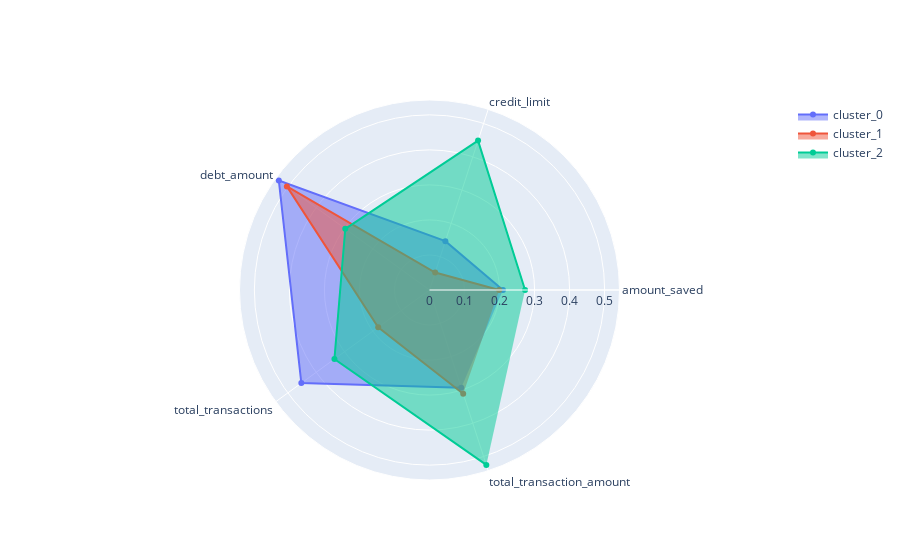

Notebook code for this chart:
### Code cell
plot_radar_chart(radar_data)

### Figure 1 — Plotly figure (JSON) as saved in the notebook; plotly's stock layout.template omitted (floating-point values rounded to 4 significant figures)
{"data": [{"fill": "toself", "name": "cluster_0", "r": [0.2096, 0.1467, 0.5317, 0.4523, 0.2934], "theta": ["amount_saved", "credit_limit", "debt_amount", "total_transactions", "total_transaction_amount"], "type": "scatterpolar"}, {"fill": "toself", "name": "cluster_1", "r": [0.1989, 0.05244, 0.5033, 0.181, 0.3112], "theta": ["amount_saved", "credit_limit", "debt_amount", "total_transactions", "total_transaction_amount"], "type": "scatterpolar"}, {"fill": "toself", "name": "cluster_2", "r": [0.2729, 0.4485, 0.2973, 0.3355, 0.525], "theta": ["amount_saved", "credit_limit", "debt_amount", "total_transactions", "total_transaction_amount"], "type": "scatterpolar"}], "layout": {"polar": {"radialaxis": {"visible": true}}, "showlegend": true}}
